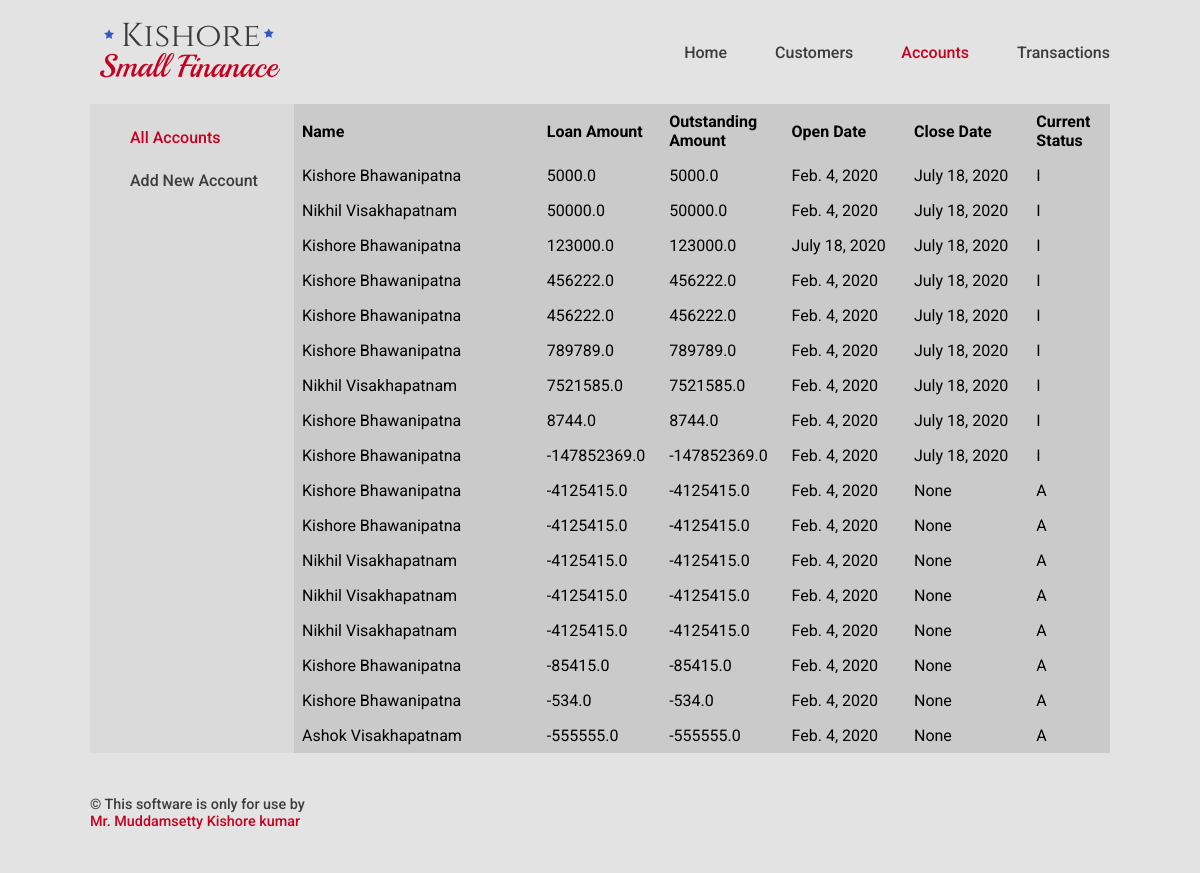
Screenshot of /account/ with the database file from the repository.
### Accounts/models.py (models this page shows, shortened)
class Account(models.Model):
    ACTIVE = 'A'
    INACTIVE = 'I'
    ACTIVENESS_CHOICE = [
    (ACTIVE, 'Active'),
    (INACTIVE, 'Inactive'),
    ]
    loan_account_number = models.BigAutoField(primary_key=True)
    customer = models.ForeignKey(Customer,on_delete=models.PROTECT,db_index=True)
    loan_amount = models.FloatField(default=0)
    outstanding_amount = models.FloatField(null=True,blank=True,default=0)
    open_date = models.DateField(db_index=True)
    close_date = models.DateField(blank=True,null=True)
    current_Status = models.CharField(max_length=1,choices=ACTIVENESS_CHOICE,default=ACTIVE,db_index=True)

### Customers/models.py (models this page shows, shortened)
class Customer(models.Model):
    customer_id = models.AutoField(primary_key=True)
    customer_name = models.CharField(max_length=35,db_index=True)
    customer_phone_number = models.IntegerField(blank=True,null=True)
    customer_address_line_1 = models.CharField(max_length=40,blank=True, null=True)
    customer_address_line_2 = models.CharField(max_length=40,blank=True, null=True)
    customer_address_city = models.CharField(max_length=40,blank=True, null=True)
    def __str__(self):
        return '%s %s ' % (self.customer_name, self.customer_address_city)

### Accounts/views.py (the view)
# urls.py: path('' , AccountListView.as_view(), name='account_home'),
class AccountListView(ListView):
    model = Account
    template_name = "Accounts/account_display_list.html"
    fields = ['loan_account_number','customer','loan_amount','outstanding_amount','open_date','close_date','current_Status']

### Template/Accounts/account_display_list.html (shortened to what this page needs)
<!DOCTYPE html>
{% extends "base.html" %}
{% block nav-Accounts %}
current-link
{% endblock %}
{% block main %}
<div class="main-column">
  <div class="col sub-navigation">
    <ul class="sub-navigation-ul">
      <li class="sub-navigation-li"><a class="sub-nav-link current-link" href="/account/">All Accounts</a></li>
      <li class="sub-navigation-li"><a class="sub-nav-link " href="/account/create/">Add New Account</a></li>
    </ul>
  </div>
  <div class="col main-data">
    <table class="customers-data">
      <thead>
        <th style="width:30%">Name</th>
        <th style="width:15%">Loan Amount</th>
        <th style="width:15%">Outstanding Amount</th>
        <th style="width:15%">Open Date</th>
        <th style="width:15%">Close Date</th>
        <th style="width:10%">Current Status</th>
      </thead>
      <tbody>
      {% for account in account_list %}
        <tr>
          <td>{{account.customer}}</td>
          <td>{{account.loan_amount}}</td>
          <td>{{account.outstanding_amount}}</td>
          <td>{{account.open_date}}</td>
          <td>{{account.close_date}}</td>
          <td>{{account.current_Status}}</td>
        </tr>
      {% empty %}
          <p>no customer yet.</p>
      {% endfor %}
      </tbody>
    </table>
  </div>
</div>
{% endblock %}

### static/css/base.css (style rules this page uses)
body { margin: 0; font-size: 16px; background-color: #dadada; background-color: #e3e3e3; font-family: 'Roboto'; box-sizing: border-box; }
.main-column { display: flex; background-color: #cacaca; }
.sub-navigation { width: 20%; background-color: #7c7c7c; background-color: #dadada; }
.sub-navigation { min-height: 430px; }
.sub-navigation-ul { list-style: none; }
.sub-navigation-li { margin: 1.5em auto; }
.sub-nav-link { text-decoration: none; color: #3c3c3c; font-weight: 500; }
.current-link { color: #C60021; }
.main-data { width: 80%; }
table { table-layout: auto; width: 100%; border-collapse:collapse; text-transform: capitalize; }
th,td { border:none; text-align: left; padding: 0.5em; }

### rows the page displays
Account: customer "Kishore Bhawanipatna", loan_amount "5000.0", outstanding_amount "5000.0", open_date "Feb. 4, 2020", close_date "July 18, 2020", current_Status "I"
Account: customer "Nikhil Visakhapatnam", loan_amount "50000.0", outstanding_amount "50000.0", open_date "Feb. 4, 2020", close_date "July 18, 2020", current_Status "I"
Account: customer "Kishore Bhawanipatna", loan_amount "123000.0", outstanding_amount "123000.0", open_date "July 18, 2020", close_date "July 18, 2020", current_Status "I"
Account: customer "Kishore Bhawanipatna", loan_amount "456222.0", outstanding_amount "456222.0", open_date "Feb. 4, 2020", close_date "July 18, 2020", current_Status "I"
Account: customer "Kishore Bhawanipatna", loan_amount "456222.0", outstanding_amount "456222.0", open_date "Feb. 4, 2020", close_date "July 18, 2020", current_Status "I"
Account: customer "Kishore Bhawanipatna", loan_amount "789789.0", outstanding_amount "789789.0", open_date "Feb. 4, 2020", close_date "July 18, 2020", current_Status "I"
Account: customer "Nikhil Visakhapatnam", loan_amount "7521585.0", outstanding_amount "7521585.0", open_date "Feb. 4, 2020", close_date "July 18, 2020", current_Status "I"
Account: customer "Kishore Bhawanipatna", loan_amount "8744.0", outstanding_amount "8744.0", open_date "Feb. 4, 2020", close_date "July 18, 2020", current_Status "I"
Account: customer "Kishore Bhawanipatna", loan_amount "-147852369.0", outstanding_amount "-147852369.0", open_date "Feb. 4, 2020", close_date "July 18, 2020", current_Status "I"
Account: customer "Kishore Bhawanipatna", loan_amount "-4125415.0", outstanding_amount "-4125415.0", open_date "Feb. 4, 2020", close_date "None", current_Status "A"
Account: customer "Kishore Bhawanipatna", loan_amount "-4125415.0", outstanding_amount "-4125415.0", open_date "Feb. 4, 2020", close_date "None", current_Status "A"
Account: customer "Nikhil Visakhapatnam", loan_amount "-4125415.0", outstanding_amount "-4125415.0", open_date "Feb. 4, 2020", close_date "None", current_Status "A"
Account: customer "Nikhil Visakhapatnam", loan_amount "-4125415.0", outstanding_amount "-4125415.0", open_date "Feb. 4, 2020", close_date "None", current_Status "A"
Account: customer "Nikhil Visakhapatnam", loan_amount "-4125415.0", outstanding_amount "-4125415.0", open_date "Feb. 4, 2020", close_date "None", current_Status "A"
Account: customer "Kishore Bhawanipatna", loan_amount "-85415.0", outstanding_amount "-85415.0", open_date "Feb. 4, 2020", close_date "None", current_Status "A"
Account: customer "Kishore Bhawanipatna", loan_amount "-534.0", outstanding_amount "-534.0", open_date "Feb. 4, 2020", close_date "None", current_Status "A"
Account: customer "Ashok Visakhapatnam", loan_amount "-555555.0", outstanding_amount "-555555.0", open_date "Feb. 4, 2020", close_date "None", current_Status "A"
